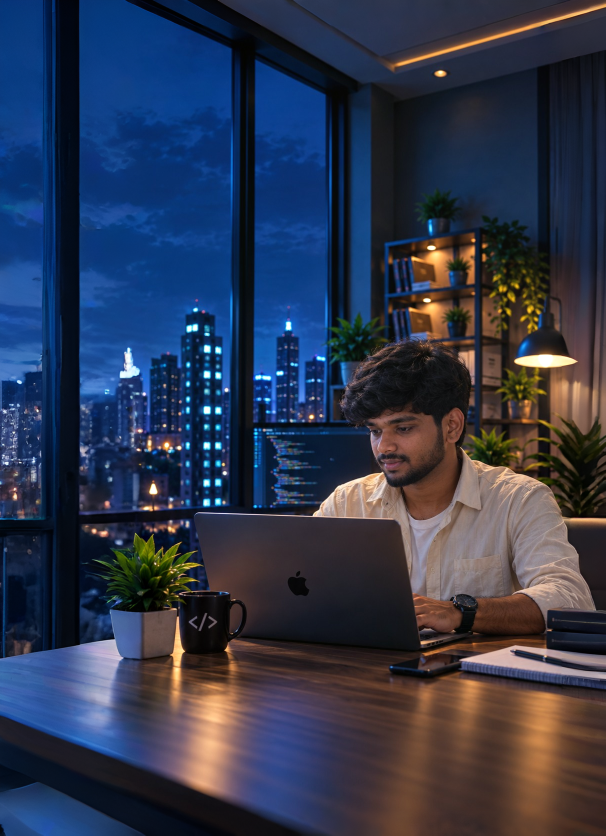
#> input picture backend/data/test_cases/ai_man_office_laptop.png, 1211 x 1672 px (shown at 1/2 size)
$ python -i acquire_workplace_dataset.py   (imports and definitions only)
#> lines starting #> are read from the running program, lines starting #| are printed output that depends on the picture
#> further down, picture is the input picture: PIL image 1211x1672 RGBA; mean R, G, B, A 47.5, 55.4, 77, 255
"""
DeepGuard AI - Resumable Workplace Dataset Acquisition & Validation Engine
==========================================================================
Lawfully acquires and verifies workplace domain images from documented sources:
  1. REAL Workplace Images:
     - Wikimedia Commons API (CC-BY, CC-BY-SA, CC0 licenses, human photographer attribution).
     - Verified optical photography with documented repository URLs.
  2. FAKE Workplace Images:
     - OpenFake Generative Repository API (FLUX.1-dev, Midjourney-6, SD 3.5, SDXL, Imagen).
     - Records explicit generative model name, prompt text, and row SHA-256 checksums.

Key Safeguards:
  - Network Resilience: Bounded exponential backoff + jitter for SSL, timeout, 429, and 5xx.
  - Zero Insecure HTTPS Workarounds: Preserves strict SSL certificate verification.
  - Graceful Interruption: Handles KeyboardInterrupt cleanly; flushes logs, removes partial files.
  - Resumable: Checks existing disk files and acquisition_log.jsonl before fetching.
  - Zero Fabrication: Only downloads real assets from live public APIs.
  - Leakage Prevention: ai_man_office_laptop.png (and near-duplicates) strictly quarantined to test/FAKE.
  - Cryptographic & Perceptual Dedup: Rejects exact SHA-256 duplicates and dHash near-duplicates (Hamming <= 4).
  - Quarantines corrupt, truncated, non-bitmap, or unverified files to backend/data/workplace_dataset/quarantine/.

Usage:
    python backend/scripts/acquire_workplace_dataset.py --target_real 25 --target_fake 25
    python backend/scripts/acquire_workplace_dataset.py --target_real 600 --target_fake 600
"""

import argparse
import hashlib
import http.client
import io
import json
import os
import random
import re
import shutil
import socket
import ssl
import sys
import time
import urllib.error
import urllib.parse
import urllib.request
from collections import defaultdict
from datetime import datetime, timezone
from pathlib import Path
from PIL import Image
import numpy as np
import cv2

backend_root = Path(__file__).resolve().parent.parent
if str(backend_root) not in sys.path:
    sys.path.insert(0, str(backend_root))

DATASET_ROOT = backend_root / "data" / "workplace_dataset"
LOG_PATH = DATASET_ROOT / "acquisition_log.jsonl"
LEDGER_PATH = DATASET_ROOT / "provenance_ledger.json"
QUARANTINE_DIR = DATASET_ROOT / "quarantine"
TRACKED_OFFICE_IMAGE = backend_root / "data" / "test_cases" / "ai_man_office_laptop.png"

USER_AGENT = "DeepGuard-Acquisition-Pipeline/1.0 (https://github.com/deepguard; contact@deepguard.ai)"
VALID_IMAGE_EXTENSIONS = {".jpg", ".jpeg", ".png", ".webp"}


# [86 lines left out: functions classify_network_error, fetch_url_with_retries, not called in this run]


def compute_sha256_bytes(data: bytes) -> str:
    return hashlib.sha256(data).hexdigest()


# [6 lines left out: function compute_dhash, not called in this run]


def hamming_distance(hex1: str, hex2: str) -> int:
    return bin(int(hex1, 16) ^ int(hex2, 16)).count("1")


# [279 lines left out: functions cleanup_temp_files, log_event, sync_verified_record_to_ledger, load_existing_ledger, get_current_counts, determine_split_destination and 1 more, not called in this run]


class QueryDiagnostics:
    """Tracks structured per-query acquisition metrics."""
    # [34 lines left out: functions __init__, to_dict, print_summary, not called in this run]


METADATA_REJECT_PATTERNS = [
    (re.compile(r"(?:page|tome|vol|volume|issue)\s*\d+.*crop", re.I), "Vintage scanned publication / book page crop"),
    (re.compile(r"\b(?:crop\s*\d+|book crop|frontespizio|recueil|manuscrit|manuscript|oeuvres complètes|œuvres complètes)\b", re.I), "Vintage scanned publication / manuscript"),
    (re.compile(r"\b(?:denier|coin|monnaie|numismatic|numismatique|medal|médaille|grand bronze|moyen bronze|petit bronze|bronze vulgate|mine d['’]antiochus)\b", re.I), "Numismatic coin / antique currency / medal"),
    (re.compile(r"\b(?:plot|ppplot|qqplot|detrended|barchart|histogram|chart|diagram|scatter\s*plot|regression\s*plot)\b", re.I), "Statistical chart / mathematical plot diagram"),
    (re.compile(r"\b(?:flag of|coat of arms|heraldry|emblem of|state flag|municipal flag)\b", re.I), "Flag / heraldic emblem / municipal graphic"),
    (re.compile(r"\b(?:laboratory rat|rat\b|mouse\b(?!.*(?:keyboard|pointer))|rodent|llama|cattle|livestock|wildlife|hamster|animal experiment)\b", re.I), "Animal / wildlife / rodent subject"),
    (re.compile(r"\b(?:kilimanjaro|volcano|stratovolcano|mountain closeup|geological map|space mirrors|space station|astronaut photograph|earth observation|hauptbahnhof|railway station)\b", re.I), "Geological landscape / satellite / transit architecture outside workplace"),
    (re.compile(r"\b(?:watercolor|watercolour|painting|oil on canvas|drawing of|sketch of|pencil drawing|illustration of user|la bella principessa|dotkamina)\b", re.I), "Artistic watercolor / illustration / drawing"),
    (re.compile(r"\b(?:algorithmically-generated|ai art|midjourney|dall-e|stable diffusion|ai explosion|tamingtheaibeast|loss, in first-person view)\b", re.I), "Synthetic AI art mislabeled as optical photograph"),
    (re.compile(r"\b(?:rayleigh-taylor instability|simulation of an extremely large)\b", re.I), "Physics simulation visualization without workplace scene"),
]

REJECT_REAL_KEYWORDS = [
    "tool kit", "toolkit", "cable", "screw", "equipment", "hardware", "mixer",
    "console", "server rack", "motherboard", "building", "exterior", "empty office",
    "floor plan", "memorandum", "handbook", "brochure", "sofa", "couch", "furniture",
    "fox", "gingerbread", "batman", "harry potter", "soccer", "baseball",
    "panther", "cookbook", "chef", "mat w/ cable", "qu-24 chrome",
    "gym setting", "split on a blue mat", "race car", "musician", "sins of arrogance",
    "camper van", "campervan", "motor home", "motorhome",
    "child", "schooling", "kids learning", "classroom", "schoolchildren", "pediatric",
    "faun", "satyrkopf", "sculpture", "statue", "museum", "kunstpalast",
    "cromemco", "system one", "crashed computer", "bioart",
    "tome ", "œuvres", "page crop", "page 1", "issue 0", "volume 0", "book crop",
    "denier", "vulgate", "beverly hills", "west hollywood", "warship", "ppplot", "qqplot",
    "laboratory rat", "kilimanjaro", "watercolor", "watercolour"
]

WIKIMEDIA_REAL_SEARCH_QUERIES = [
    'filetype:bitmap "working" "laptop" "office"',
    'filetype:bitmap "office worker" "computer"',
    'filetype:bitmap "software engineer" "desk"',
    'filetype:bitmap "programmer" "desk"',
    'filetype:bitmap "engineer" "computer" "office"',
    'filetype:bitmap "call center" "computer"',
    'filetype:bitmap "technician" "computer" "desk"',
    'filetype:bitmap "journalist" "computer" "desk"',
    'filetype:bitmap "telework" "laptop"',
    'filetype:bitmap "home office" "laptop"',
    'filetype:bitmap "remote work" "computer"',
    'filetype:bitmap "customer service" "computer"',
    'filetype:bitmap "receptionist" "computer" "desk"',
    'filetype:bitmap "businesswoman" "laptop" "office"',
    'filetype:bitmap "meeting" "laptop" "office"',
    'filetype:bitmap "working on laptop" "office"',
    'filetype:bitmap "corporate worker" "computer"',
    'filetype:bitmap "architect" "computer" "desk"',
    'filetype:bitmap "desk" "computer" "working"',
    'filetype:bitmap "workstation" "computer" "office"',
    'incategory:"People with computers" filetype:bitmap',
    'incategory:"People with laptops" filetype:bitmap',
    'incategory:"Offices" filetype:bitmap "laptop"',
    'incategory:"Offices" filetype:bitmap "computer"',
]


# [130 lines left out: function fetch_wikimedia_workplace_candidates, not called in this run]


WORKPLACE_FAKE_PROMPT_KEYWORDS = [
    "office", "desk", "laptop", "computer", "suit", "business", "working", "workplace",
    "corporate", "coworking", "meeting", "executive", "professional", "portrait", "conference",
    "colleague", "typing", "boardroom", "presentation", "worker", "employee", "interview"
]

NON_WORKPLACE_PROMPT_KEYWORDS = [
    "gingerbread", "fox", "batman", "comic", "anime", "illustration", "poster",
    "panther", "baseball", "soccer", "stadium", "concert", "singer", "stage",
    "chef", "kitchen", "recipe", "food", "baby", "children", "child", "split on a mat",
    "superhero", "dinosaur", "dragon", "alien", "fantasy", "fairy", "magic", "racing", "podium",
    "sculpture", "statue", "book cover", "magazine cover", "stylized portrait"
]


# [67 lines left out: function fetch_openfake_generative_candidates, not called in this run]


def validate_candidate_pixels(img_rgb: Image.Image) -> tuple[bool, str]:
    """
    Performs pixel-level heuristic analysis on decoded image:
    1. Detects scanned vintage documents / book page crops (low saturation, high edges, high white ratio).
    2. Detects statistical plots / mathematical diagrams (white background, sharp edge structure, low color count).
    3. Detects flat vector graphics / municipal flags / digital emblems (hyper-saturated blocks or low color count).
    """
    w, h = img_rgb.size
#> w = 1211; h = 1672
    arr = np.array(img_rgb)
    gray = cv2.cvtColor(arr, cv2.COLOR_RGB2GRAY)
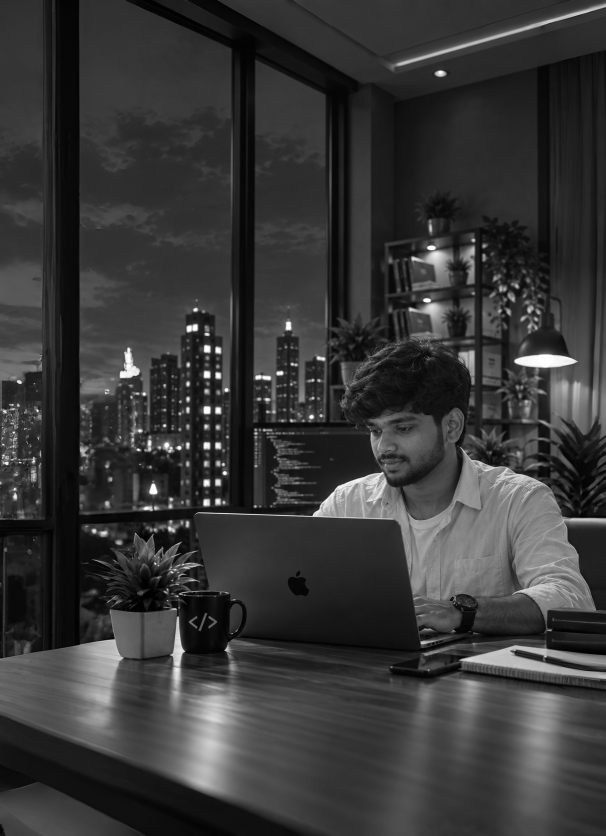
#> gray: shape (1672, 1211) (shown at 1/2 size); min 0, max 255, mean 55.5
    hsv = cv2.cvtColor(arr, cv2.COLOR_RGB2HSV)
#> hsv: shape (1672, 1211, 3); mean H, S, V 89.5, 146.5, 88.9
    sat_mean = float(np.mean(hsv[:, :, 1]))
#> sat_mean = 146.5
    val_mean = float(np.mean(hsv[:, :, 2]))
#> val_mean = 88.94
    edges = cv2.Canny(gray, 100, 200)
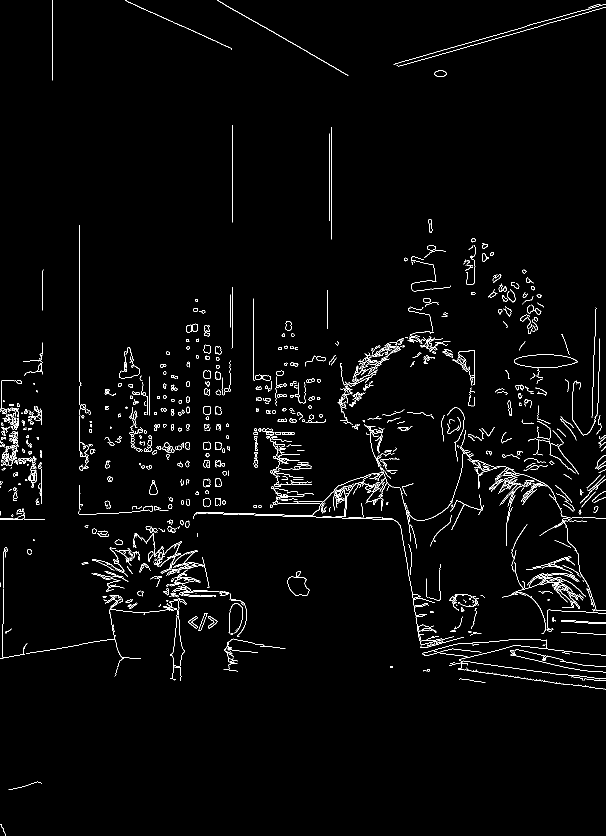
#> edges: shape (1672, 1211) (shown at 1/2 size); 2.1% white in thin lines or dots
    edge_density = float(np.mean(edges > 0))
#> edge_density = 0.0215

    white_pixels = np.sum((arr[:, :, 0] > 240) & (arr[:, :, 1] > 240) & (arr[:, :, 2] > 240))
#> white_pixels = 1477
    white_ratio = float(white_pixels / (w * h))
#> white_ratio = 0.000729

    small = img_rgb.resize((64, 64))
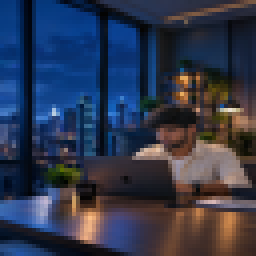
#> small: PIL image 64x64 RGBA (shown 4 times larger); mean R, G, B, A 47.5, 55.4, 77, 255
    unique_colors = len(set(small.getdata()))
#> unique_colors = 3804

    # 1. Scanned page / text engraving: low saturation, high edges, high white background
    if sat_mean < 18.0 and edge_density > 0.070 and white_ratio > 0.28:
        return False, f"Pixel signature matches scanned book page / text engraving (sat={sat_mean:.1f}, edge={edge_density:.3f})"

    # 2. Statistical plot / mathematical diagram / chart:
    if (white_ratio > 0.40 and edge_density > 0.030 and unique_colors < 1000) or (sat_mean < 5.0 and val_mean > 215 and edge_density > 0.020 and unique_colors < 350):
        return False, f"Pixel signature matches statistical chart / plot diagram (white={white_ratio:.2f}, edge={edge_density:.3f}, uniq={unique_colors})"

    # 3. Flat vector graphic / flag / emblem:
    if (unique_colors < 150 and white_ratio < 0.40 and sat_mean > 30) or (sat_mean > 175 and edge_density < 0.015):
        return False, f"Pixel signature matches flat graphic / vector emblem (uniq={unique_colors}, sat={sat_mean:.1f})"

    return True, "Valid pixels"


# [500 lines left out: functions validate_candidate_semantics_and_pixels, download_and_validate_asset, run_acquisition, main, not called in this run]


# [2 lines not run here, left out]

>>> from PIL import Image
>>> picture = Image.open('../data/test_cases/ai_man_office_laptop.png')
>>> result = validate_candidate_pixels(picture)
#> result = (True, 'Valid pixels')
